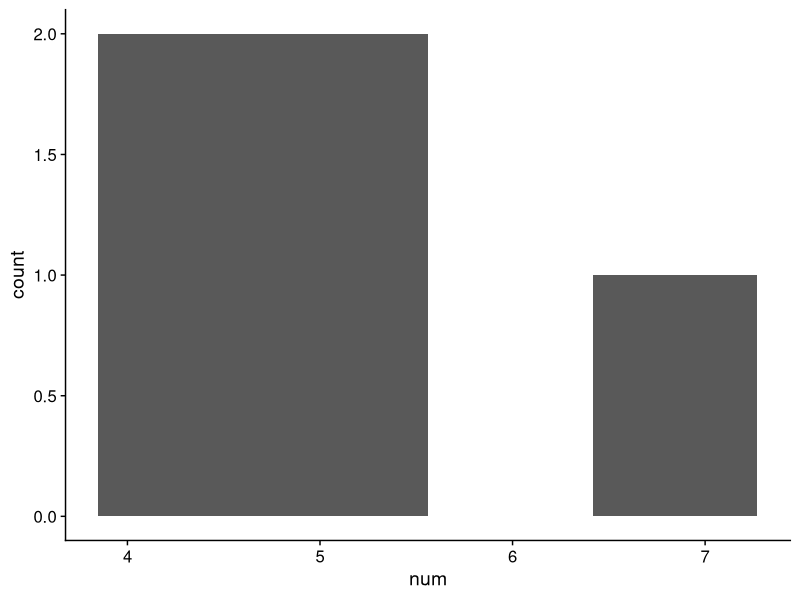
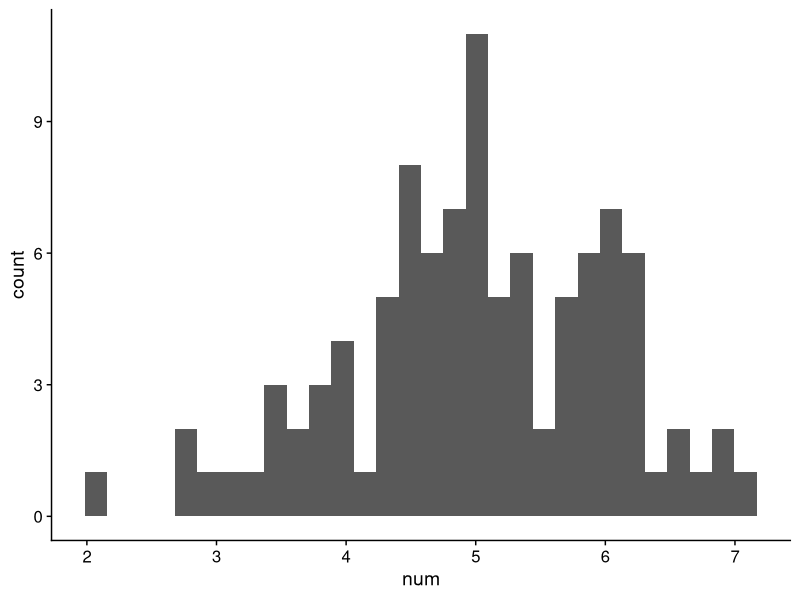
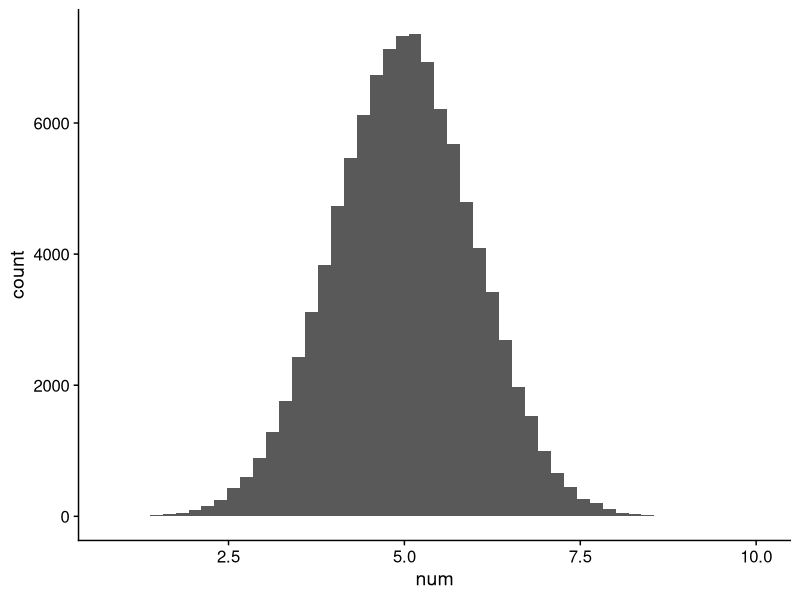
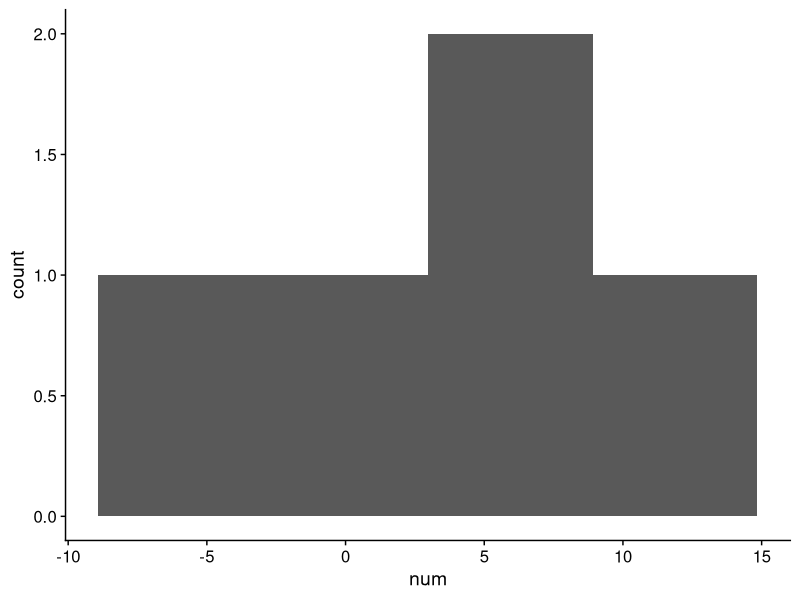
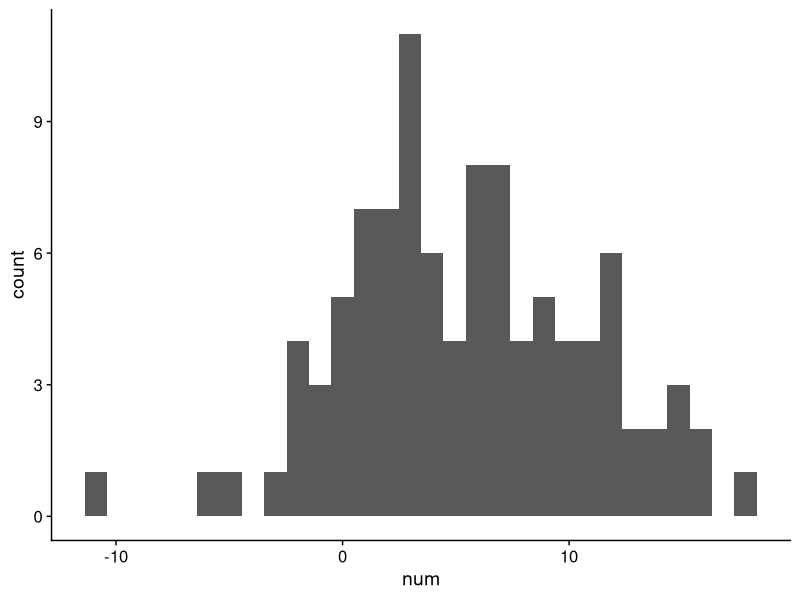
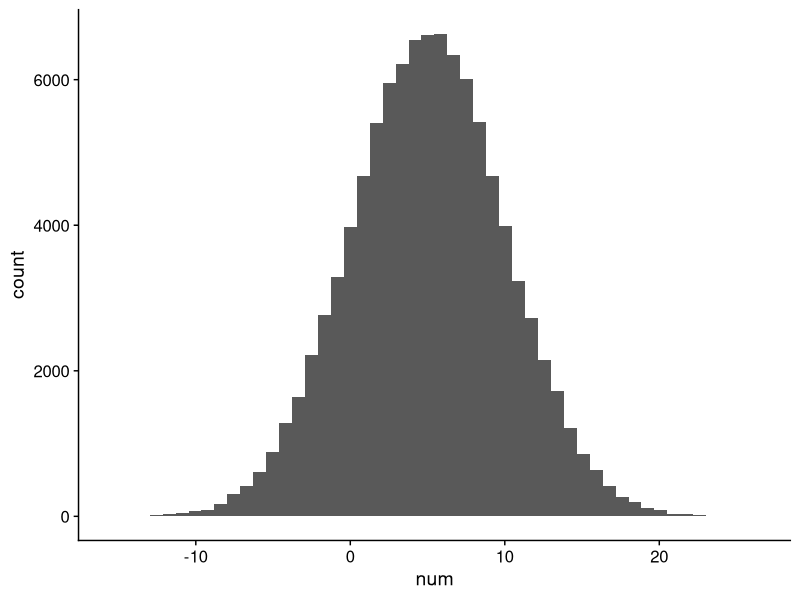
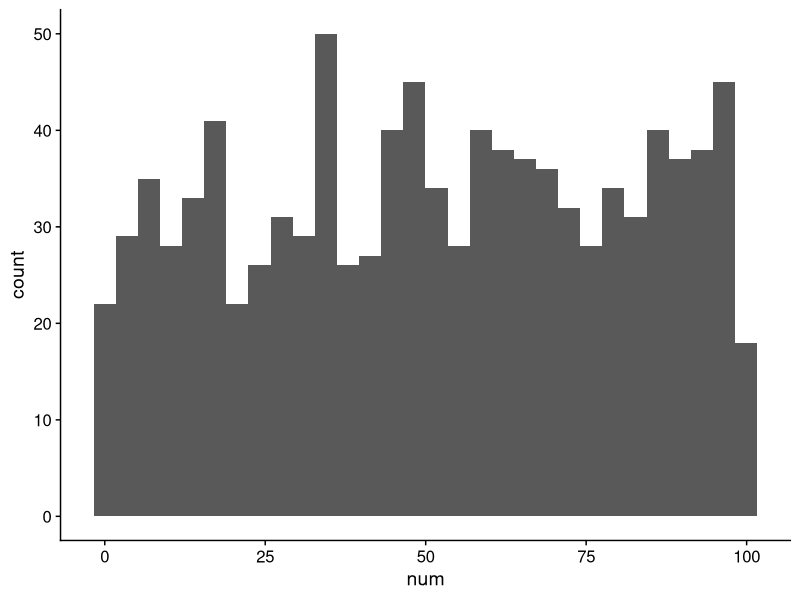
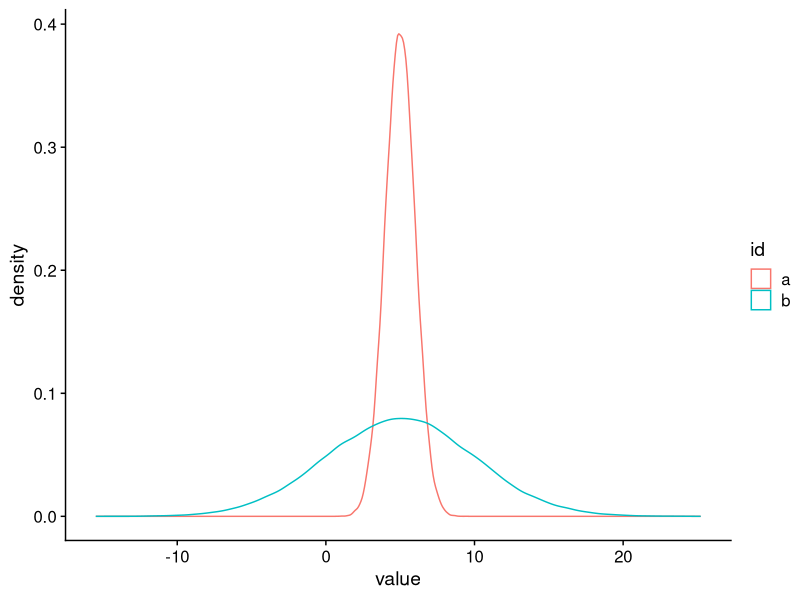

The R script that drew these images, in order:
## ---- chunk 1
#| label: setup
#| message: false
#| warning: false

library(tidyverse)
library(readxl)
library(cowplot)
theme_set(theme_cowplot())
## ---- chunk 2
# FIXME

# Total with cancer
1000 * 0.04

# Total with no cancer
1000 * (1 - 0.04)

# Positive tests among cancer group
(1000 * 0.04) * 0.75

# Positive tests among no cancer group
(1000 * (1 - 0.04)) * 0.07

# Total positive tests
(1000 * 0.04) * 0.75 + (1000 * (1 - 0.04)) * 0.07

# Ratio of true positives to total positives
((1000 * 0.04) * 0.75) / ((1000 * 0.04) * 0.75 + (1000 * (1 - 0.04)) * 0.07)
## ---- chunk 3
# FIXME

Ca_rate <- 0.04
True_pos <- 0.75
False_pos <- 0.07
(True_pos * Ca_rate) / (True_pos * Ca_rate + (1 - Ca_rate) * False_pos)
## ---- chunk 4
# FIXME

# 1
Ca_rate <- 0.01
True_pos <- 0.75
False_pos <- 0.07
(True_pos * Ca_rate) / (True_pos * Ca_rate + (1 - Ca_rate) * False_pos)

# 2
Ca_rate <- 0.04
True_pos <- 0.95
False_pos <- 0.07
(True_pos * Ca_rate) / (True_pos * Ca_rate + (1 - Ca_rate) * False_pos)

# 3
Ca_rate <- 0.04
True_pos <- 0.75
False_pos <- 0.01
(True_pos * Ca_rate) / (True_pos * Ca_rate + (1 - Ca_rate) * False_pos)
## ---- chunk 5
# FIXME
AA <- rnorm(5)
BB <- rnorm(5)
tibble(AA, BB)

AA <- rnorm(5)
BB <- rnorm(5)
tibble(AA, BB)
## ---- chunk 6
# FIXME
set.seed(34288)
AA <- rnorm(5)
BB <- rnorm(5)
tibble(AA, BB)

set.seed(34288)
AA <- rnorm(5)
BB <- rnorm(5)
tibble(AA, BB)
## ---- chunk 7
# FIXME
set.seed(34288)
AA <- rnorm(5)
set.seed(34288)
BB <- rnorm(5)
tibble(AA, BB)
## ---- chunk 8
set.seed(592777)
pp_all <- tibble(id = letters[1:26],
                 tx = sample(c('Treatment', 'Control'), 26,
                             replace = TRUE))
## ---- chunk 9
# FIXME
# 1
sample(pp_all$id, 5)

# 2
pp_all[sample(seq(1, nrow(pp_all)), 5), ]
pp_all |> 
  slice_sample(n = 5)
## ---- chunk 10
## FIXME
pp_all |> 
  slice_sample(prop = 0.5)
## ---- chunk 11
#FIXME
set.seed(42878979)

# 1
ggplot(tibble(num = rnorm(5, 5, 1)), aes(num)) +
  geom_histogram(bins = 4)

# 2
ggplot(tibble(num = rnorm(100, 5, 1)), aes(num)) +
  geom_histogram(bins = 30)

# 3
xx3 <- tibble(num = rnorm(100000, 5, 1))
ggplot(xx3, aes(num)) +
  geom_histogram(bins = 50)

# 4
ggplot(tibble(num = rnorm(5, 5, 5)), aes(num)) +
  geom_histogram(bins = 4)

# 5
ggplot(tibble(num = rnorm(100, 5, 5)), aes(num)) +
  geom_histogram(bins = 30)

# 6
xx6 <- tibble(num = rnorm(100000, 5, 5))
ggplot(xx6, aes(num)) +
  geom_histogram(bins = 50)

# 7
ggplot(tibble(num = runif(1000, 0, 100)), aes(num)) +
  geom_histogram(bins = 30)

## ---- chunk 12
#FIXME
n <- 100000
xx.b <- tibble(id = rep(c('a', 'b'), each = n),
               value = c(rnorm(n, 5, 1), rnorm(n, 5, 5)))

ggplot(xx.b, aes(x = value, color = id)) +
  geom_density()

# or

ggplot(xx.b, aes(x = value, color = id, fill = id)) +
  geom_density(alpha = 1/5)
## ---- chunk 13
#FIXME
ggplot(xx.b, aes(x = value, color = id, fill = id)) +
  geom_vline(xintercept = 7) +
  geom_density(alpha = 1/5)
## ---- chunk 14
# FIXME
xx.b |>
  group_by(id) |>
  summarize(pct = sum(value > 7) / n)

#3
nrow(xx3[xx3$num > 7, ]) / nrow(xx3)

#6
nrow(xx6[xx6$num > 7, ]) / nrow(xx6)
## ---- chunk 15
pnorm(7, mean = 5, sd = 1, lower.tail = FALSE)
pnorm(7, mean = 5, sd = 5, lower.tail = FALSE)
